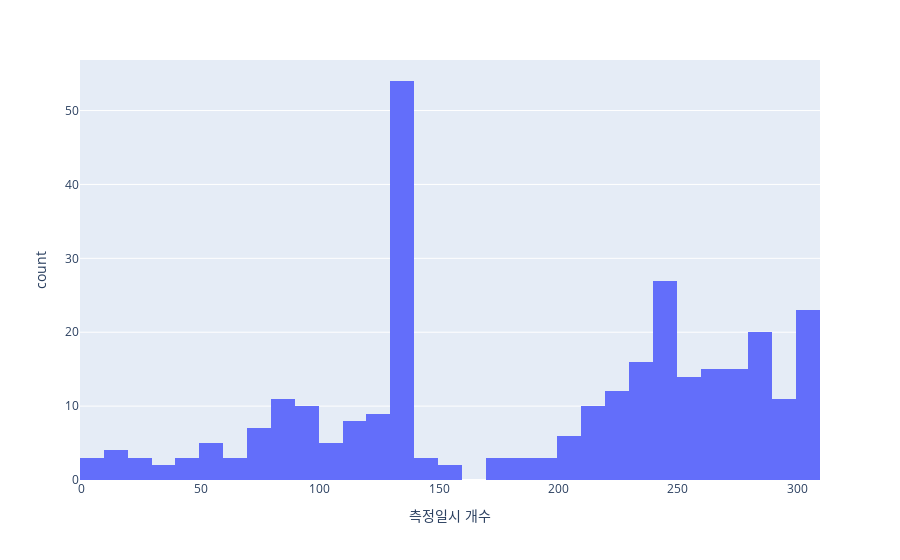

The cell this chart's notebook holds for it:
### Code cell
# 이를 histogram로 표시 
import plotly.express as px
fig = px.histogram(count_by_entity, x='측정일시_개수', nbins=30, labels={'측정일시_개수':'측정일시 개수'})
fig.show()

### Figure 1 — Plotly figure (JSON) as saved in the notebook; plotly's stock layout.template omitted (floating-point values rounded to 4 significant figures; data arrays with more than 128 entries replaced by an {"elided": "..."} marker saying what was removed)
{"data": [{"alignmentgroup": "True", "bingroup": "x", "hovertemplate": "측정일시 개수=%{x}<br>count=%{y}<extra></extra>", "legendgroup": "", "marker": {"color": "#636efa", "pattern": {"shape": ""}}, "name": "", "nbinsx": 30, "offsetgroup": "", "orientation": "v", "showlegend": false, "type": "histogram", "x": {"elided": "310 int values"}, "xaxis": "x", "yaxis": "y"}], "layout": {"barmode": "relative", "legend": {"tracegroupgap": 0}, "margin": {"t": 60}, "xaxis": {"anchor": "y", "domain": [0, 1], "title": {"text": "측정일시 개수"}}, "yaxis": {"anchor": "x", "domain": [0, 1], "title": {"text": "count"}}}}
